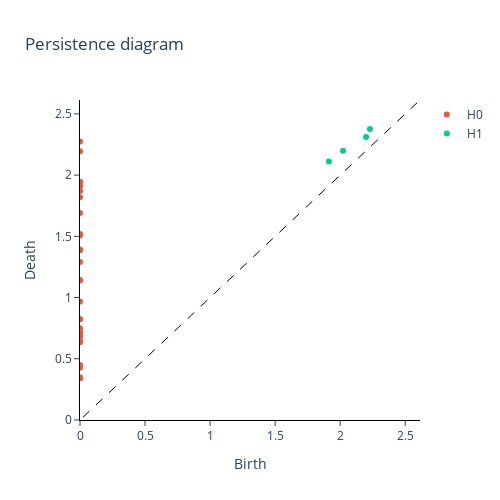

The code cell stored with this chart in its notebook:
### Markdown cell above
In the plot below for a single window, the generators of each homology dimension $H_0$ and $H_1$ are coloured differently:

### Code cell
plot_diagram(diagrams[window_num])

### Figure 1 — Plotly figure (JSON) as saved in the notebook; plotly's stock layout.template omitted (floating-point values rounded to 4 significant figures)
{"data": [{"hoverinfo": "none", "line": {"color": "black", "dash": "dash", "width": 1}, "mode": "lines", "showlegend": false, "type": "scatter", "x": [-237.6, 237.6], "y": [-237.6, 237.6]}, {"mode": "markers", "name": "H0", "type": "scatter", "x": [0, 0, 0, 0, 0, 0, 0, 0, 0, 0, 0, 0, 0, 0, 0, 0, 0, 0, 0, 0, 0, 0, 0, 0, 0, 0, 0, 0, 0, 0], "y": [0.3401, 0.3493, 0.4272, 0.45, 0.636, 0.6441, 0.68, 0.6848, 0.7018, 0.7157, 0.75, 0.8233, 0.8233, 0.9677, 1.139, 1.144, 1.29, 1.386, 1.392, 1.506, 1.518, 1.69, 1.82, 1.87, 1.909, 1.913, 1.944, 1.944, 2.195, 2.275]}, {"mode": "markers", "name": "H1", "type": "scatter", "x": [2.229, 2.199, 2.022, 1.913], "y": [2.376, 2.312, 2.199, 2.112]}], "layout": {"height": 500, "plot_bgcolor": "white", "title": {"text": "Persistence diagram"}, "width": 500, "xaxis": {"anchor": "y", "exponentformat": "e", "linecolor": "black", "linewidth": 1, "mirror": false, "range": [0, 2.614], "showexponent": "all", "showline": true, "side": "bottom", "ticks": "outside", "title": {"text": "Birth"}, "type": "linear", "zeroline": true}, "yaxis": {"anchor": "x", "exponentformat": "e", "linecolor": "black", "linewidth": 1, "mirror": false, "range": [0, 2.614], "showexponent": "all", "showline": true, "side": "left", "ticks": "outside", "title": {"text": "Death"}, "type": "linear", "zeroline": true}}}
